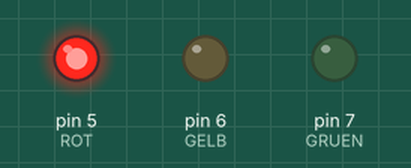
Simulated run of this sketch. Board: Arduino Uno, built with avr-gcc and run on an emulated ATmega328P. Parts: output pins drawn as LEDs (lit = HIGH).

Above: at 2.5 s.
At 6.0 s:
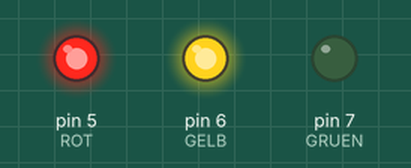
At 8.5 s:
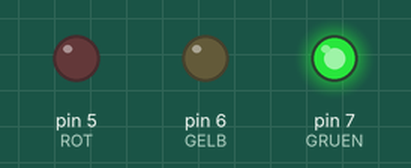
At 11.0 s:
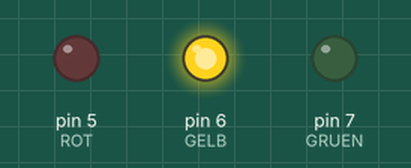
Timing chart, 0 to 15.6 s (numbered marks = the images above):
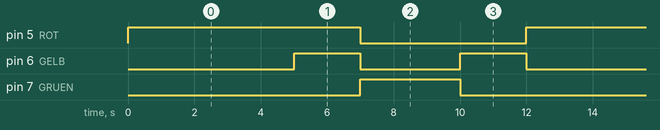

Measured:
- by itself, pin 5 (ROT): alternates HIGH for 7.0 s and LOW for 5.0 s
- by itself, pin 6 (GELB): repeats every 12.0 s: LOW 3.0 s, HIGH 2.0 s, LOW 5.0 s, HIGH 2.0 s
- by itself, pin 7 (GRUEN): alternates HIGH for 3.0 s and LOW for 9.0 s

The sketch:

A04_Ampel.ino
```cpp
/*
 * Ampel
 * Board: Uno
 */

int ROT = 5;
int GELB = 6;
int GRUEN = 7;

void setup() {
pinMode(ROT, OUTPUT);
pinMode(GELB, OUTPUT);
pinMode(GRUEN, OUTPUT);
}

void loop() {
digitalWrite(ROT, HIGH);      //1
digitalWrite(GELB, LOW);      //2
delay(5000);                  //3
digitalWrite(GELB, HIGH);     //4
delay(2000);                 //5
digitalWrite(ROT, LOW);       //6
digitalWrite(GELB, LOW);      //7
digitalWrite(GRUEN, HIGH);  //8
delay(3000);                  //9
digitalWrite(GRUEN, LOW);   //10
digitalWrite(GELB, HIGH);     //11
delay(2000);                  //12

}
```
